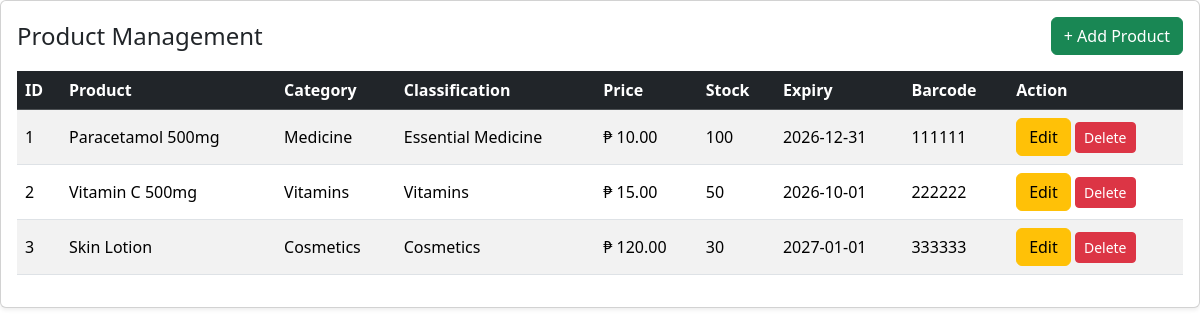
The page /reusablepage/productmanagement.php on the database as committed earlier.
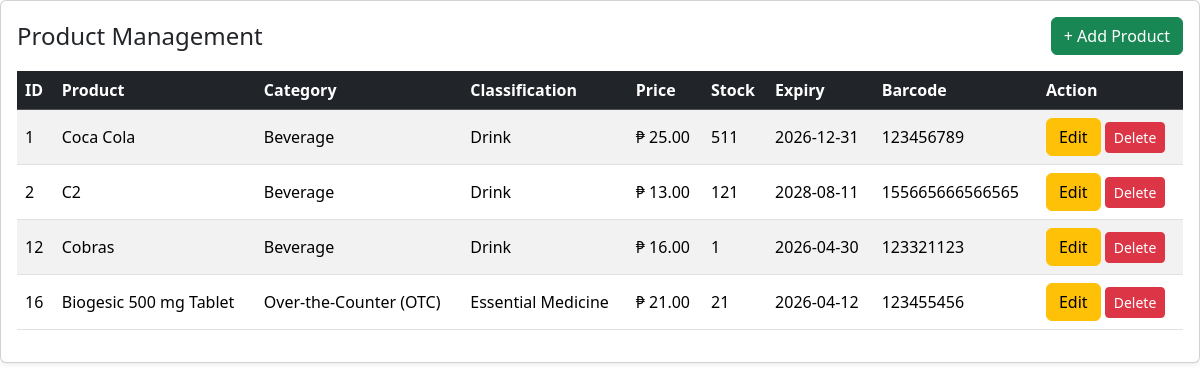
The same page on the database as committed later.
### tables this page shows
CREATE TABLE `products` (
  `id` int(11) NOT NULL,
  `product_name` varchar(255) NOT NULL,
  `barcode` varchar(100) DEFAULT NULL,
  `category_id` int(11) DEFAULT NULL,
  `classification_id` int(11) DEFAULT NULL,
  `unit` varchar(50) DEFAULT NULL,
  `price` decimal(10,2) NOT NULL
);

CREATE TABLE `product_categories` (
  `id` int(11) NOT NULL,
  `category_name` varchar(100) NOT NULL
);

CREATE TABLE `product_classifications` (
  `id` int(11) NOT NULL,
  `classification_name` varchar(100) NOT NULL,
  `is_discountable` tinyint(1) DEFAULT 1,
  `is_vatable` tinyint(1) DEFAULT 1
);

### function/addprodfunct.php (called while the page is built, shortened)
<?php
class ProductManagement
{
    private $con;
    public function __construct($db)
    {
        $this->con = $db;
    }
    public function getAllProducts()
    {
        $stmt = $this->con->prepare("
            SELECT
                p.id,
                p.product_name,
                p.price,
                pc.category_name,
                p.barcode,
                p.unit,
                pcl.classification_name,
                COALESCE(SUM(i.quantity), 0) AS quantity,
                MAX(i.expiry_date) AS expiry_date
            FROM products p
            LEFT JOIN product_categories pc ON p.category_id = pc.id
            LEFT JOIN product_classifications pcl ON p.classification_id = pcl.id
            LEFT JOIN inventory i ON p.id = i.product_id
            GROUP BY p.id
        ");
        $stmt->execute();
        return $stmt->fetchAll();
    }
}

### reusablepage/productmanagement.php (shortened to what this page needs)
<?php
require_once __DIR__ . "/../function/addprodfunct.php";
require_once __DIR__ . "/../conn/connection_links.php";
$product = new ProductManagement($db);
$products = $product->getAllProducts();
?>
<div class="card shadow-sm">
    <div class="card-body">
        <div class="d-flex justify-content-between align-items-center mb-3">
            <h4 class="mb-0">Product Management</h4>
            <button class="btn btn-success" data-bs-toggle="modal" data-bs-target="#addProductModal">
                + Add Product
            </button>
        </div>
        <table class="table table-striped table-hover align-middle w-100 myTable">
            <thead class="table-dark">
                <tr>
                    <th>ID</th>
                    <th>Product</th>
                    <th>Category</th>
                    <th>Classification</th>
                    <th>Price</th>
                    <th>Stock</th>
                    <th>Expiry</th>
                    <th>Barcode</th>
                    <th>Action</th>
                </tr>
            </thead>
            <tbody>
                <?php foreach ($products as $prod): ?>
                    <tr>
                        <td><?= $prod['id'] ?></td>
                        <td><?= $prod['product_name'] ?></td>
                        <td><?= $prod['category_name'] ?? 'N/A' ?></td>
                        <td><?= $prod['classification_name'] ?? 'N/A' ?></td>
                        <td>₱ <?= number_format($prod['price'], 2) ?></td>
                        <td><?= $prod['quantity'] ?></td>
                        <td><?= $prod['expiry_date'] ?? 'N/A' ?></td>
                        <td><?= $prod['barcode'] ?></td>
                        <td>
                            <button class="btn btn-warning" data-bs-toggle="modal"
                                data-bs-target="#editProduct<?= $prod['id'] ?>">
                                Edit
                            </button>
                            <a href="?deleteProduct=<?= $prod['id'] ?>" class="btn btn-sm btn-danger"
                                onclick="return confirm('Delete this product?')">
                                Delete
                            </a>
                        </td>
                    </tr>
                <?php endforeach; ?>
            </tbody>
        </table>
    </div>
</div>

Rows that differ between the two databases and show on the page:
removed products: id "3", product_name "Skin Lotion", category.category_name "Cosmetics", classification.classification_name "Cosmetics", price "120.00", quantity "30", expiry_date "2027-01-01", barcode "333333"
changed products id 1: product_name "Paracetamol 500mg" → "Coca Cola"; category.category_name "Medicine" → "Beverage"; classification.classification_name "Essential Medicine" → "Drink"; price "10.00" → "25.00"; quantity "100" → "511"; barcode "111111" → "123456789"
changed products id 2: product_name "Vitamin C 500mg" → "C2"; category.category_name "Vitamins" → "Beverage"; classification.classification_name "Vitamins" → "Drink"; price "15.00" → "13.00"; quantity "50" → "121"; expiry_date "2026-10-01" → "2028-08-11"; barcode "222222" → "155665666566565"
added products: id "12", product_name "Cobras", category.category_name "Beverage", classification.classification_name "Drink", price "16.00", quantity "1", expiry_date "2026-04-30", barcode "123321123"
added products: id "16", product_name "Biogesic 500 mg Tablet", category.category_name "Over-the-Counter (OTC)", classification.classification_name "Essential Medicine", price "21.00", quantity "21", expiry_date "2026-04-12", barcode "123455456"
